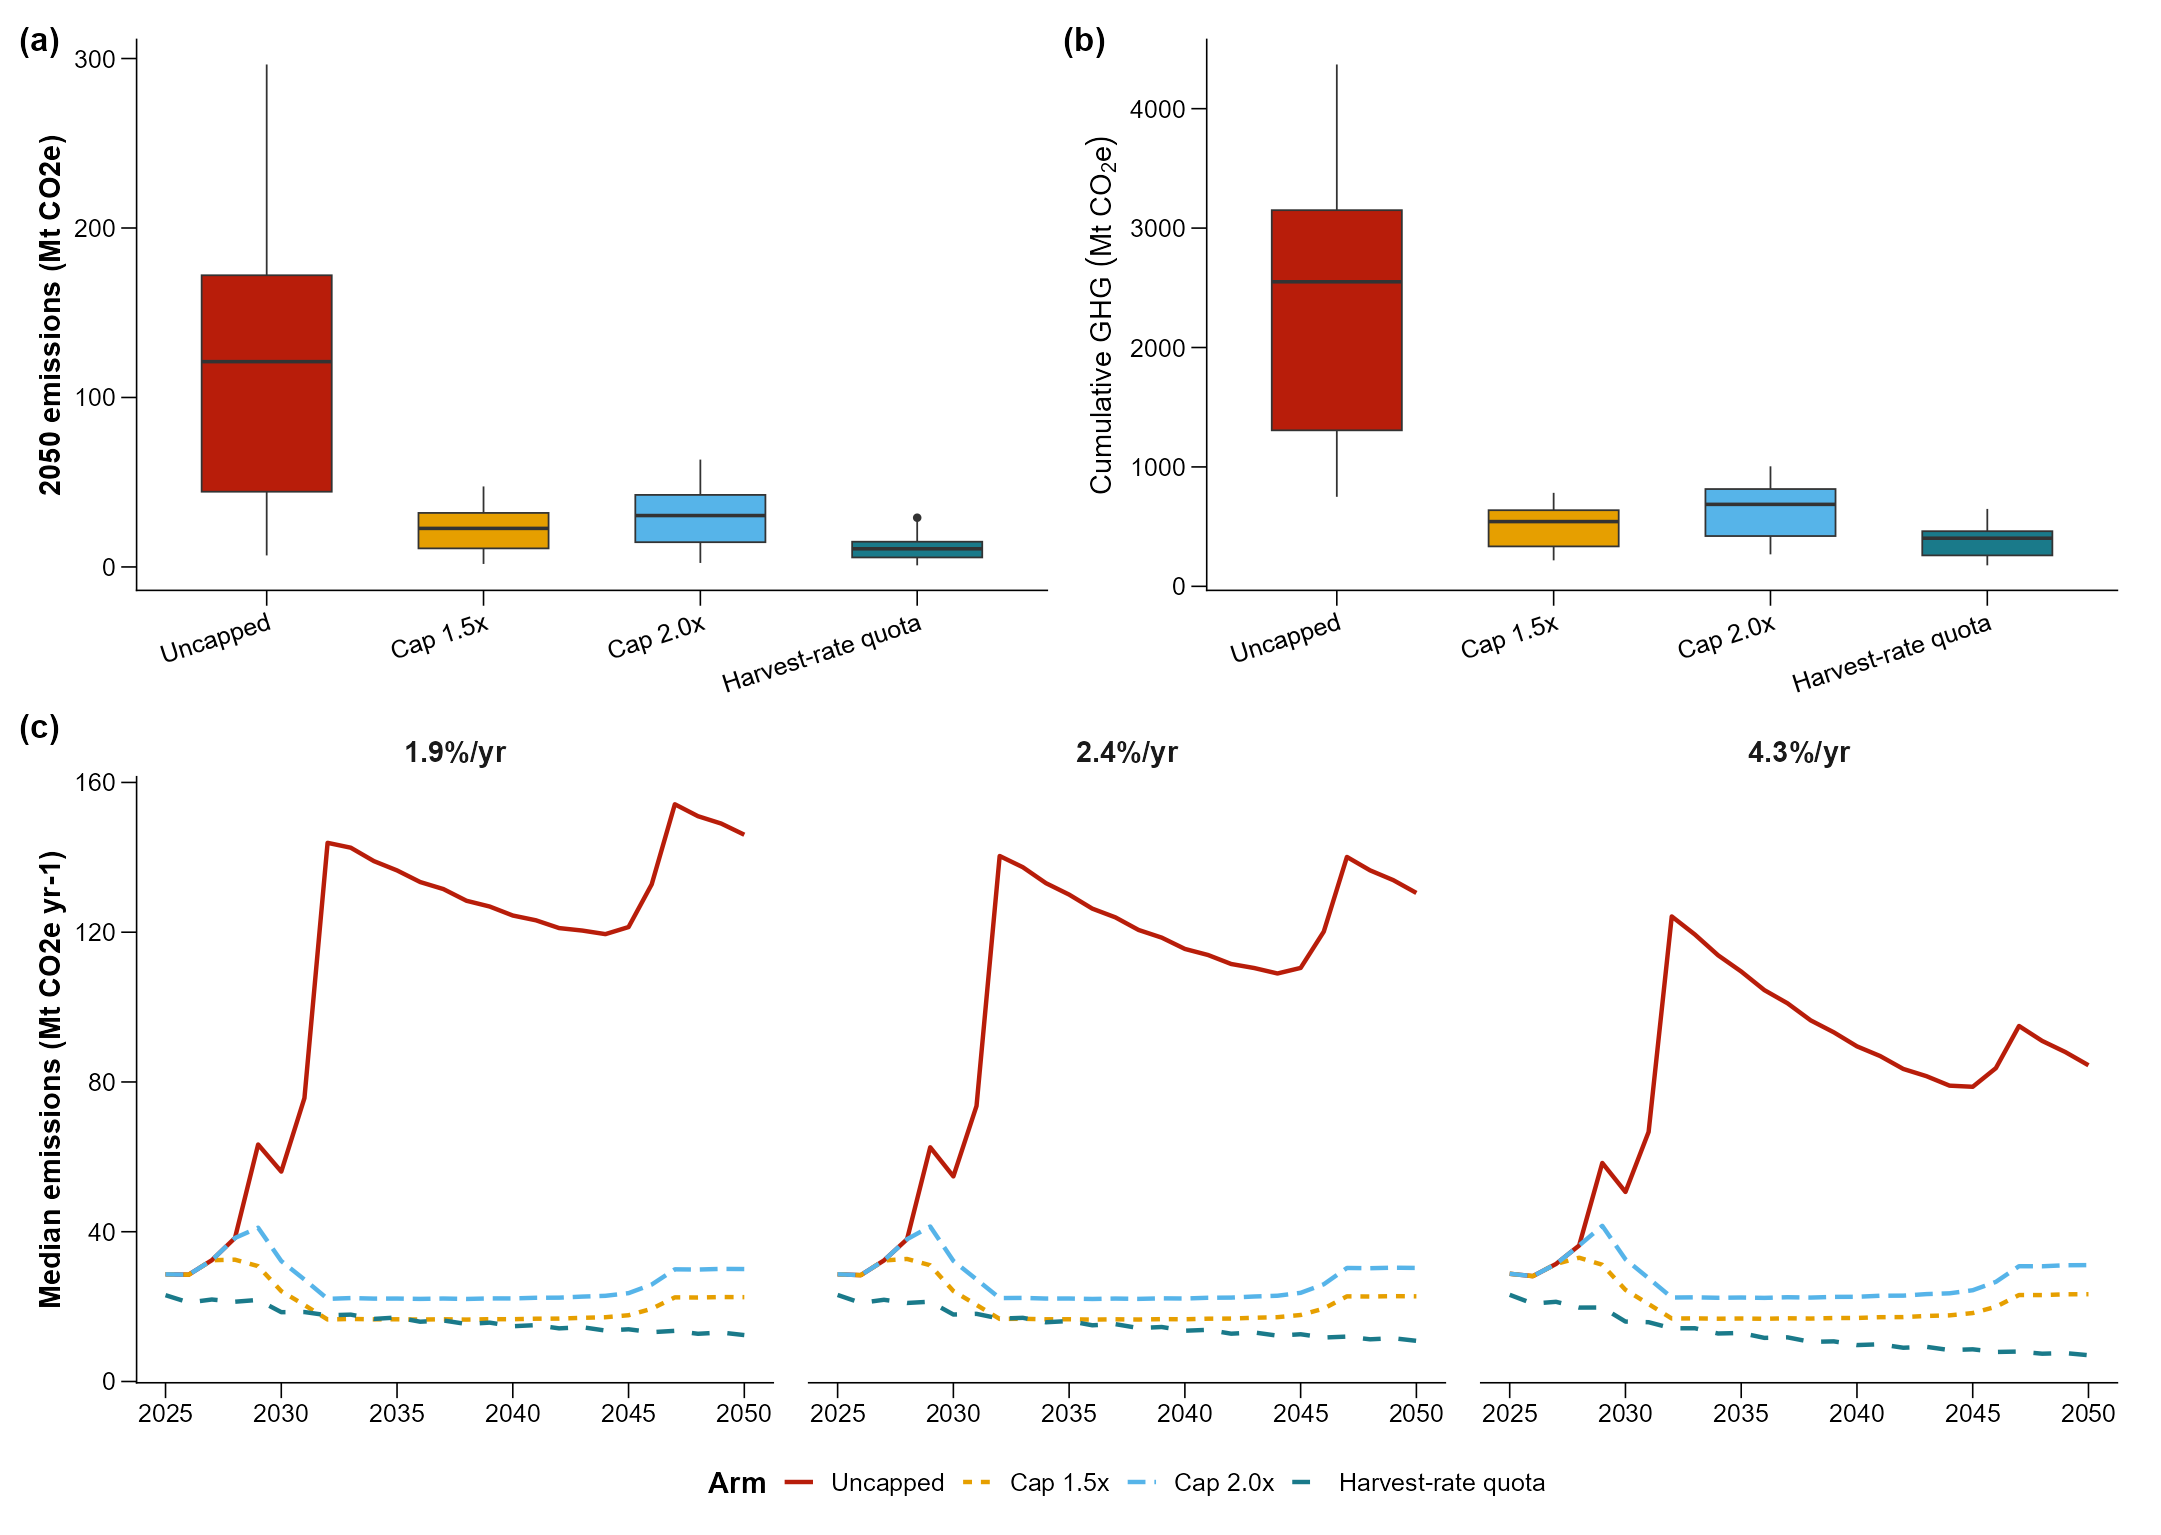

Here is the R script that generated this plot:
# =============================================================================
# Extended Data Fig. 9 | Break-even effort-cap cutoff (ED9 data)
# Data: scenario/output/fig5/ED11_BreakEven_Cutoff.csv (builder in this folder)
# Output: Extended_Fig9_BreakEven_Cutoff.{pdf,png}
# =============================================================================
suppressMessages({
library(ggplot2); library(dplyr); library(tidyr); library(patchwork); library(scales)
})
args <- commandArgs(trailingOnly = FALSE)
file_arg <- grep("^--file=", args, value = TRUE)
HERE <- normalizePath(dirname(sub("^--file=", "", file_arg)))
OUT <- file.path(HERE, "..", "..", "..", "scenario", "output", "fig5")

theme_pub <- theme_classic(base_size = 7, base_family = "Arial") + theme(
  plot.tag = element_text(face = "bold", size = 8),
  plot.tag.position = c(0, 1), plot.title = element_text(size = 7, face = "bold"),
  axis.title = element_text(size = 7, face = "bold"),
  axis.text = element_text(size = 6, colour = "black"),
  axis.line = element_line(linewidth = 0.18, colour = "black"),
  axis.ticks = element_line(linewidth = 0.18), axis.ticks.length = unit(1.3, "mm"),
  strip.background = element_blank(), strip.text = element_text(size = 7, face = "bold"),
  legend.title = element_text(size = 7, face = "bold"), legend.text = element_text(size = 6),
  legend.position = "bottom", legend.box = "vertical", legend.key.size = unit(3, "mm"),
  legend.spacing = unit(2, "pt"), legend.margin = margin(2, 0, 0, 0),
  panel.grid.major = element_blank(), panel.grid.minor = element_blank(),
  panel.spacing = unit(3, "mm"), plot.margin = margin(4, 5, 3, 4, "pt"))

save_png_pdf <- function(p, name, w = 183, h = 85) {
  ggsave(file.path(HERE, paste0(name, ".pdf")), p, width = w, height = h, units = "mm",
         device = cairo_pdf, bg = "white")
  ggsave(file.path(HERE, paste0(name, ".png")), p, width = w, height = h, units = "mm",
         dpi = 300, bg = "white")
  ggsave(file.path(HERE, paste0(name, ".tiff")), p, width = w, height = h,
         units = "mm", dpi = 900, compression = "lzw", bg = "white")
  cat("saved", name, "\n")
}

# ---- break-even panels ----
df <- read.csv(file.path(OUT, "ED11_BreakEven_Cutoff.csv"))
df$TechCreep_lab <- sprintf("%.1f%%/yr", 100 * df$TechCreep)

y50 <- df %>% filter(Year == 2050) %>%
  select(BAU_ID, E_BAU, E_BAU_cap1_5, E_BAU_cap2_0, E_QuotaOnly) %>%
  pivot_longer(c(E_BAU, E_BAU_cap1_5, E_BAU_cap2_0, E_QuotaOnly),
               names_to = "Arm", values_to = "GHG_Mt")
y50$Arm <- factor(y50$Arm, levels = c("E_BAU", "E_BAU_cap1_5", "E_BAU_cap2_0", "E_QuotaOnly"),
                  labels = c("Uncapped", "Cap 1.5x", "Cap 2.0x", "Harvest-rate quota"))

p9a <- ggplot(y50, aes(Arm, GHG_Mt, fill = Arm)) +
  geom_boxplot(outlier.size = 0.3, linewidth = 0.2, width = 0.6) +
  scale_fill_manual(values = c("Uncapped" = "#B81D0A", "Cap 1.5x" = "#E69F00",
                               "Cap 2.0x" = "#56B4E9", "Harvest-rate quota" = "#1A7A8A")) +
  labs(tag = "(a)", x = NULL, y = "2050 emissions (Mt CO2e)") +
  theme_pub + theme(axis.text.x = element_text(angle = 18, hjust = 1), legend.position = "none")

cum <- df %>% group_by(BAU_ID) %>%
  summarise(C = sum(E_BAU), C15 = sum(E_BAU_cap1_5), C20 = sum(E_BAU_cap2_0),
            Q = sum(E_QuotaOnly), .groups = "drop") %>%
  pivot_longer(c(C, C15, C20, Q), names_to = "Arm", values_to = "Mt")
cum$Arm <- factor(cum$Arm, levels = c("C", "C15", "C20", "Q"),
                  labels = c("Uncapped", "Cap 1.5x", "Cap 2.0x", "Harvest-rate quota"))
p9b <- ggplot(cum, aes(Arm, Mt, fill = Arm)) +
  geom_boxplot(outlier.size = 0.3, linewidth = 0.2, width = 0.6) +
  scale_fill_manual(values = c("Uncapped" = "#B81D0A", "Cap 1.5x" = "#E69F00",
                               "Cap 2.0x" = "#56B4E9", "Harvest-rate quota" = "#1A7A8A")) +
  labs(tag = "(b)", x = NULL, y = expression(Cumulative~GHG~(Mt~CO[2]*e))) +
  theme_pub + theme(axis.text.x = element_text(angle = 18, hjust = 1), legend.position = "none")

med <- df %>% group_by(Year, TechCreep_lab) %>%
  summarise(BAU = median(E_BAU), cap15 = median(E_BAU_cap1_5),
            cap20 = median(E_BAU_cap2_0), Q = median(E_QuotaOnly), .groups = "drop") %>%
  pivot_longer(c(BAU, cap15, cap20, Q), names_to = "Arm", values_to = "GHG_Mt")
med$Arm <- factor(med$Arm, levels = c("BAU", "cap15", "cap20", "Q"),
                  labels = c("Uncapped", "Cap 1.5x", "Cap 2.0x", "Harvest-rate quota"))
p9c <- ggplot(med, aes(Year, GHG_Mt, colour = Arm, linetype = Arm)) +
  geom_line(linewidth = 0.5) +
  facet_wrap(~ TechCreep_lab, ncol = 3) +
  scale_colour_manual(values = c("Uncapped" = "#B81D0A", "Cap 1.5x" = "#E69F00",
                                 "Cap 2.0x" = "#56B4E9", "Harvest-rate quota" = "#1A7A8A")) +
  labs(tag = "(c)", x = NULL, y = "Median emissions (Mt CO2e yr-1)") +
  theme_pub + theme(legend.position = "bottom", legend.direction = "horizontal")

save_png_pdf((p9a | p9b) / p9c + plot_layout(heights = c(1, 1.1)),
             "Extended_Fig9_BreakEven_Cutoff", w = 183, h = 130)

# Full plotted source data; no subset is silently discarded.
write.csv(y50, file.path(HERE, "Extended_Fig9_PanelA_Render_Data.csv"), row.names = FALSE)
write.csv(cum, file.path(HERE, "Extended_Fig9_PanelB_Render_Data.csv"), row.names = FALSE)
write.csv(med, file.path(HERE, "Extended_Fig9_PanelC_Render_Data.csv"), row.names = FALSE)
